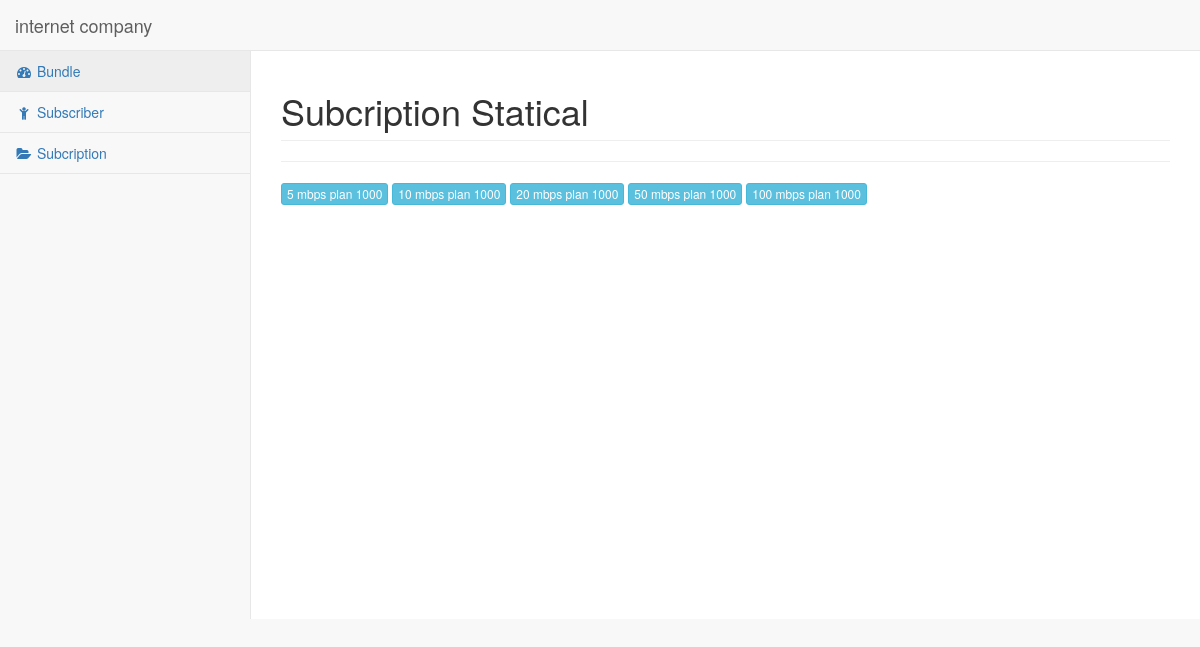
Page /restrictbackend/statistical-bundle.php on the committed database.
### tables this page shows
CREATE TABLE `ref_bundles` (
  `bundle_id` int(11) NOT NULL AUTO_INCREMENT,
  `b_code` varbinary(4) NOT NULL,
  `b_name` varchar(255) NOT NULL,
  `b_volume` int(11) NOT NULL,
  `b_price` int(255) NOT NULL,
  `b_status` int(4) NOT NULL,
  `b_createat` timestamp NOT NULL DEFAULT CURRENT_TIMESTAMP ON UPDATE CURRENT_TIMESTAMP,
  `b_updateat` timestamp NOT NULL DEFAULT CURRENT_TIMESTAMP,
  PRIMARY KEY (`bundle_id`)
);

### core/init.php (called while the page is built, shortened)
<?php
	require_once 'database/connection.php';
	require_once 'classes/bundlecontroller.php';
	global $pdo;
	$bundlecon = new BundleController($pdo);
?>

### core/classes/bundlecontroller.php (called while the page is built, shortened)
<?php
class BundleController{
		protected $pdo;
	function __construct($pdo){
		$this->pdo = $pdo;
	}
	public function findBundles(){
		$stmt = $this->pdo->prepare("
			SELECT
				bundle_id as bundleid,
				b_name as name,
				b_code as code,
				b_volume as volume,
				b_price as price,
				b_status as status,
				b_createat as create_at,
				b_updateat as update_at
			FROM ref_bundles
		");
		$stmt->execute();
		$stmt->setFetchMode(PDO::FETCH_CLASS|PDO::FETCH_PROPS_LATE, 'Bundle');
		$results = $stmt->fetchAll();
		$this->json = json_encode($results);
		return $results;
	}
}
?>

### restrictbackend/statistical-bundle.php (the view, shortened to what this page needs)
<?php
include '../core/init.php';
$bundles = $bundlecon->findBundles();
?>
<!DOCTYPE html>
<html lang="en">
<head>
    <link href="../vendor/bootstrap/css/bootstrap.min.css" rel="stylesheet">
    <link href="../vendor/metisMenu/metisMenu.min.css" rel="stylesheet">
    <link href="../dist/css/sb-admin-2.css" rel="stylesheet">
    <link href="../vendor/morrisjs/morris.css" rel="stylesheet">
    <link href="../vendor/font-awesome/css/font-awesome.min.css" rel="stylesheet" type="text/css">
</head>
<body>
    <div id="wrapper">
    <?php
        include 'template-statistics-navigation.php';
    ?>
        <div id="page-wrapper">
            <div class="row">
                <div class="col-lg-12">
                    <h1 class="page-header">Subcription Statical</h1>
                <hr>
                <?php foreach ($bundles as $bundle): ?>
                <a href="statistical-bundle-info.php?code=<?php echo $bundle->code ?> " class="btn btn-info btn-xs"><?php print $bundle->name ?></a>
                <?php endforeach ?>
        </div>
    </div>
</body>
</html>

### rows in the picture
ref_bundles: b_name "5 mbps plan 1000"
ref_bundles: b_name "10 mbps plan 1000"
ref_bundles: b_name "20 mbps plan 1000"
ref_bundles: b_name "50 mbps plan 1000"
ref_bundles: b_name "100 mbps plan 1000"
